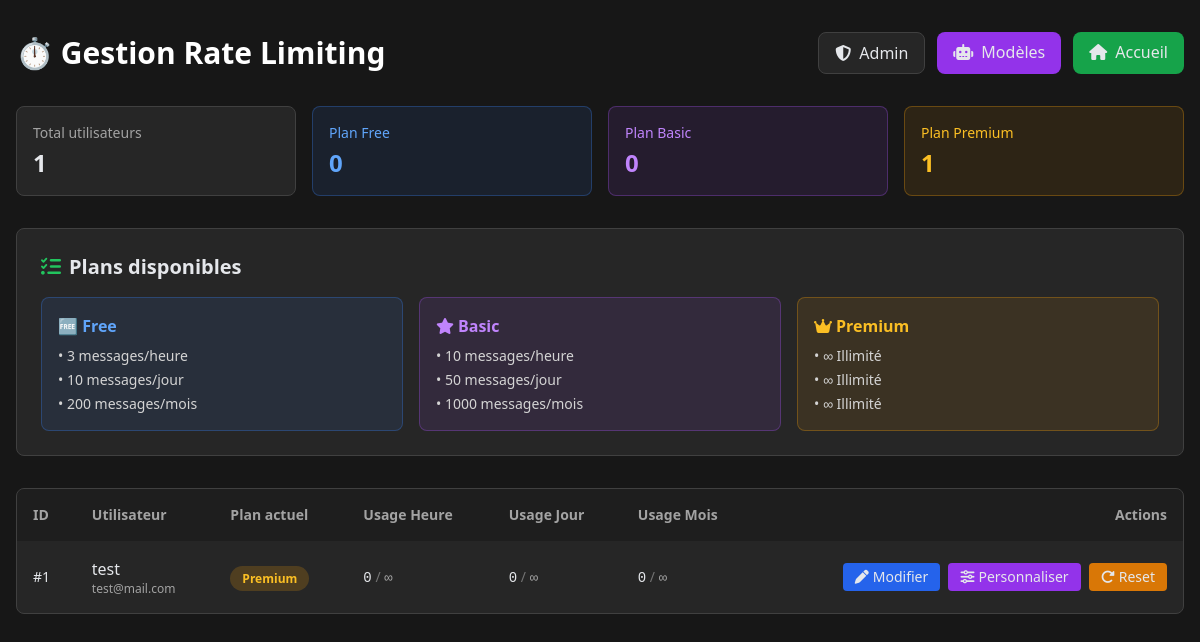
The app's page /admin/rate_limits.php (signed in) with its own data.
### tables this page shows
CREATE TABLE IF NOT EXISTS `users` (
  `id` int UNSIGNED NOT NULL AUTO_INCREMENT,
  `username` varchar(50) NOT NULL,
  `email` varchar(255) NOT NULL,
  `password_hash` varchar(255) NOT NULL,
  `is_admin` tinyint(1) NOT NULL DEFAULT '0',
  `user_plan` enum('free','basic','premium','custom') NOT NULL DEFAULT 'free' COMMENT 'Plan de l''utilisateur',
  `daily_limit` int NOT NULL DEFAULT '10' COMMENT 'Limite de messages par jour (-1 = illimité)',
  `hourly_limit` int NOT NULL DEFAULT '3' COMMENT 'Limite de messages par heure (-1 = illimité)',
  `monthly_limit` int NOT NULL DEFAULT '200' COMMENT 'Limite de messages par mois (-1 = illimité)',
  `current_daily_count` int NOT NULL DEFAULT '0' COMMENT 'Compteur actuel journalier',
  `current_hourly_count` int NOT NULL DEFAULT '0' COMMENT 'Compteur actuel horaire',
  `current_monthly_count` int NOT NULL DEFAULT '0' COMMENT 'Compteur actuel mensuel',
  `last_daily_reset` timestamp NULL DEFAULT NULL COMMENT 'Dernière réinitialisation journalière',
  `last_hourly_reset` timestamp NULL DEFAULT NULL COMMENT 'Dernière réinitialisation horaire',
  `last_monthly_reset` timestamp NULL DEFAULT NULL COMMENT 'Dernière réinitialisation mensuelle',
  `github_id` varchar(50) DEFAULT NULL,
  `github_username` varchar(100) DEFAULT NULL,
  `github_token` varchar(255) DEFAULT NULL,
  `github_refresh_token` varchar(255) DEFAULT NULL COMMENT 'Refresh token GitHub OAuth',
  `github_token_expires_at` timestamp NULL DEFAULT NULL COMMENT 'Date d''expiration du token GitHub',
  `github_connected_at` timestamp NULL DEFAULT NULL,
  `created_at` timestamp NOT NULL DEFAULT CURRENT_TIMESTAMP,
  `updated_at` timestamp NOT NULL DEFAULT CURRENT_TIMESTAMP ON UPDATE CURRENT_TIMESTAMP,
  `last_login` timestamp NULL DEFAULT NULL,
  PRIMARY KEY (`id`),
  UNIQUE KEY `unique_username` (`username`),
  UNIQUE KEY `unique_email` (`email`),
  KEY `idx_is_admin` (`is_admin`),
  KEY `idx_github_id` (`github_id`),
  KEY `idx_user_plan` (`user_plan`),
  KEY `idx_daily_usage` (`current_daily_count`,`last_daily_reset`),
  KEY `idx_hourly_usage` (`current_hourly_count`,`last_hourly_reset`),
  KEY `idx_github_token_expiry` (`github_token_expires_at`)
);

### admin/rate_limits.php (the view, shortened to what this page needs)
<?php
require_once __DIR__ . '/../zone_membres/db.php';
$users = $pdo->query("
  SELECT
    id, username, email, user_plan,
    daily_limit, hourly_limit, monthly_limit,
    current_daily_count, current_hourly_count, current_monthly_count,
    last_daily_reset, last_hourly_reset, last_monthly_reset,
    created_at
  FROM users
  ORDER BY id ASC
")->fetchAll(PDO::FETCH_ASSOC);
$stats = $pdo->query("
  SELECT
    COUNT(*) as total_users,
    SUM(CASE WHEN user_plan = 'free' THEN 1 ELSE 0 END) as free_users,
    SUM(CASE WHEN user_plan = 'basic' THEN 1 ELSE 0 END) as basic_users,
    SUM(CASE WHEN user_plan = 'premium' THEN 1 ELSE 0 END) as premium_users,
    SUM(current_daily_count) as total_daily_usage,
    SUM(current_monthly_count) as total_monthly_usage
  FROM users
")->fetch(PDO::FETCH_ASSOC);
?>
<!DOCTYPE html>
<html lang="fr">
<head>
  <script src="https://cdn.tailwindcss.com"></script>
  <link rel="stylesheet" href="https://cdnjs.cloudflare.com/ajax/libs/font-awesome/6.7.2/css/all.min.css" />
</head>
<body class="bg-neutral-900 text-gray-200">
  <div class="container mx-auto px-4 py-8 max-w-7xl">
    <div class="flex items-center justify-between mb-8">
      <h1 class="text-3xl font-bold text-white">⏱️ Gestion Rate Limiting</h1>
      <div class="flex gap-3">
        <a href="settings.php" class="px-4 py-2 bg-neutral-800 border border-neutral-700 rounded-lg hover:bg-neutral-700 transition-colors">
          <i class="fa-solid fa-shield-halved mr-2"></i>Admin
        </a>
        <a href="models_manager.php" class="px-4 py-2 bg-purple-600 rounded-lg hover:bg-purple-500 transition-colors">
          <i class="fa-solid fa-robot mr-2"></i>Modèles
        </a>
        <a href="../index.php" class="px-4 py-2 bg-green-600 rounded-lg hover:bg-green-500 transition-colors">
          <i class="fa-solid fa-home mr-2"></i>Accueil
        </a>
      </div>
    </div>
    <div class="grid grid-cols-1 md:grid-cols-4 gap-4 mb-8">
      <div class="bg-neutral-800 border border-neutral-700 rounded-lg p-4">
        <div class="text-neutral-400 text-sm mb-1">Total utilisateurs</div>
        <div class="text-2xl font-bold"><?= $stats['total_users'] ?></div>
      </div>
      <div class="bg-blue-500/10 border border-blue-500/30 rounded-lg p-4">
        <div class="text-blue-400 text-sm mb-1">Plan Free</div>
        <div class="text-2xl font-bold text-blue-400"><?= $stats['free_users'] ?></div>
      </div>
      <div class="bg-purple-500/10 border border-purple-500/30 rounded-lg p-4">
        <div class="text-purple-400 text-sm mb-1">Plan Basic</div>
        <div class="text-2xl font-bold text-purple-400"><?= $stats['basic_users'] ?></div>
      </div>
      <div class="bg-amber-500/10 border border-amber-500/30 rounded-lg p-4">
        <div class="text-amber-400 text-sm mb-1">Plan Premium</div>
        <div class="text-2xl font-bold text-amber-400"><?= $stats['premium_users'] ?></div>
      </div>
    </div>
    <div class="bg-neutral-800 border border-neutral-700 rounded-lg p-6 mb-8">
      <h2 class="text-xl font-semibold mb-4"><i class="fa-solid fa-list-check mr-2 text-green-500"></i>Plans disponibles</h2>
      <div class="grid grid-cols-1 md:grid-cols-3 gap-4">
        <div class="bg-blue-500/10 border border-blue-500/30 rounded-lg p-4">
          <h3 class="text-blue-400 font-semibold mb-2">🆓 Free</h3>
          <ul class="space-y-1 text-sm text-neutral-300">
            <li>• 3 messages/heure</li>
            <li>• 10 messages/jour</li>
            <li>• 200 messages/mois</li>
          </ul>
        </div>
        <div class="bg-purple-500/10 border border-purple-500/30 rounded-lg p-4">
          <h3 class="text-purple-400 font-semibold mb-2"><i class="fa-solid fa-star mr-1"></i>Basic</h3>
          <ul class="space-y-1 text-sm text-neutral-300">
            <li>• 10 messages/heure</li>
            <li>• 50 messages/jour</li>
            <li>• 1000 messages/mois</li>
          </ul>
        </div>
        <div class="bg-amber-500/10 border border-amber-500/30 rounded-lg p-4">
          <h3 class="text-amber-400 font-semibold mb-2"><i class="fa-solid fa-crown mr-1"></i>Premium</h3>
          <ul class="space-y-1 text-sm text-neutral-300">
            <li>• ∞ Illimité</li>
            <li>• ∞ Illimité</li>
            <li>• ∞ Illimité</li>
          </ul>
        </div>
      </div>
    </div>
    <div class="bg-neutral-800 border border-neutral-700 rounded-lg overflow-hidden">
      <div class="overflow-x-auto">
        <table class="w-full">
          <thead class="bg-neutral-900/50">
            <tr>
              <th class="text-left p-4 text-sm font-semibold text-neutral-400">ID</th>
              <th class="text-left p-4 text-sm font-semibold text-neutral-400">Utilisateur</th>
              <th class="text-left p-4 text-sm font-semibold text-neutral-400">Plan actuel</th>
              <th class="text-left p-4 text-sm font-semibold text-neutral-400">Usage Heure</th>
              <th class="text-left p-4 text-sm font-semibold text-neutral-400">Usage Jour</th>
              <th class="text-left p-4 text-sm font-semibold text-neutral-400">Usage Mois</th>
              <th class="text-right p-4 text-sm font-semibold text-neutral-400">Actions</th>
            </tr>
          </thead>
          <tbody class="divide-y divide-neutral-700">
            <?php foreach ($users as $user): ?>
              <tr class="hover:bg-neutral-700/30 transition-colors">
                <td class="p-4 text-sm">#<?= $user['id'] ?></td>
                <td class="p-4">
                  <div class="font-medium"><?= htmlspecialchars($user['username']) ?></div>
                  <div class="text-xs text-neutral-400"><?= htmlspecialchars($user['email']) ?></div>
                </td>
                <td class="p-4">
                  <span class="px-3 py-1 rounded-full text-xs font-semibold <?php
                                                                            echo match ($user['user_plan']) {
                                                                              'free' => 'bg-blue-500/20 text-blue-400',
                                                                              'basic' => 'bg-purple-500/20 text-purple-400',
                                                                              'premium' => 'bg-amber-500/20 text-amber-400',
                                                                              default => 'bg-neutral-500/20 text-neutral-400'
                                                                            };
                                                                            ?>">
                    <?= htmlspecialchars(ucfirst($user['user_plan'])) ?>
                  </span>
                </td>
                <td class="p-4 text-sm">
                  <span class="font-mono"><?= $user['current_hourly_count'] ?></span>
                  <span class="text-neutral-500">/</span>
                  <span class="text-neutral-400 font-mono"><?= $user['hourly_limit'] == -1 ? '∞' : $user['hourly_limit'] ?></span>
                </td>
                <td class="p-4 text-sm">
                  <span class="font-mono"><?= $user['current_daily_count'] ?></span>
                  <span class="text-neutral-500">/</span>
                  <span class="text-neutral-400 font-mono"><?= $user['daily_limit'] == -1 ? '∞' : $user['daily_limit'] ?></span>
                </td>
                <td class="p-4 text-sm">
                  <span class="font-mono"><?= $user['current_monthly_count'] ?></span>
                  <span class="text-neutral-500">/</span>
                  <span class="text-neutral-400 font-mono"><?= $user['monthly_limit'] == -1 ? '∞' : $user['monthly_limit'] ?></span>
                </td>
                <td class="p-4 text-right">
                  <button onclick="openPlanModal(<?= $user['id'] ?>, '<?= $user['username'] ?>', '<?= $user['user_plan'] ?>')" class="px-3 py-1 bg-blue-600 hover:bg-blue-500 rounded text-sm transition-colors">
                    <i class="fa-solid fa-pen mr-1"></i>Modifier
                  </button>
                  <button onclick="openCustomModal(<?= $user['id'] ?>, '<?= $user['username'] ?>', <?= $user['hourly_limit'] ?>, <?= $user['daily_limit'] ?>, <?= $user['monthly_limit'] ?>)" class="px-3 py-1 bg-purple-600 hover:bg-purple-500 rounded text-sm transition-colors ml-1">
                    <i class="fa-solid fa-sliders mr-1"></i>Personnaliser
                  </button>
                  <form method="POST" class="inline" onsubmit="return confirm('Réinitialiser les compteurs pour <?= htmlspecialchars($user['username']) ?> ?')">
                    <button type="submit" class="px-3 py-1 bg-amber-600 hover:bg-amber-500 rounded text-sm transition-colors ml-1">
                      <i class="fa-solid fa-rotate-right mr-1"></i>Reset
                    </button>
                  </form>
                </td>
              </tr>
            <?php endforeach; ?>
          </tbody>
        </table>
      </div>
    </div>
  </div>
</body>
</html>

### records on screen
users: id "1", username "test", email "test@mail.com", user_plan "Premium", current_hourly_count "0", current_daily_count "0", current_monthly_count "0"

### other values on screen
$stats['total_users'] "1"
$stats['free_users'] "0"
$stats['basic_users'] "0"
$stats['premium_users'] "1"
